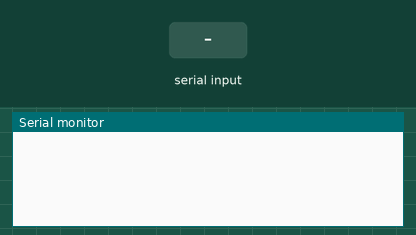
Simulated run of this program. Board: ESP32. Parts: the last lines printed to the serial monitor. The inputs (shaded band) are chosen by the test bench. WiFi joins after 1.5 s; servers stay silent unless stated; uploads are accepted with an empty reply.

Above: at 2.7 s.
2.8 s: "satisfied" received over the second serial link
At 3.1 s:
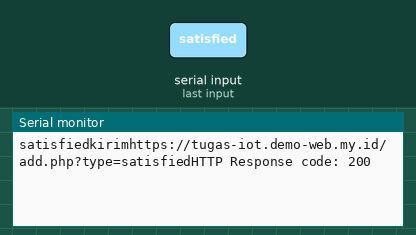
4.3 s: "very_satisfied" received over the second serial link
At 5.5 s:
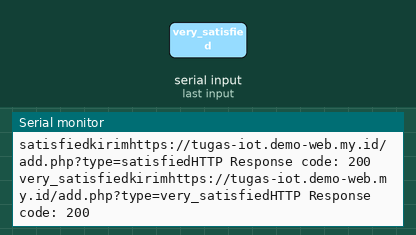
5.8 s: "less_satisfied" received over the second serial link
At 6.6 s:
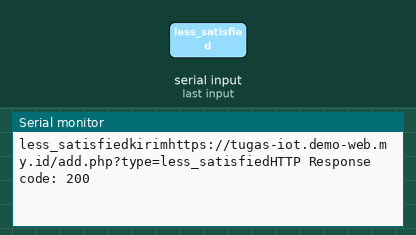
7.3 s: "1" received over the second serial link
At 7.7 s:
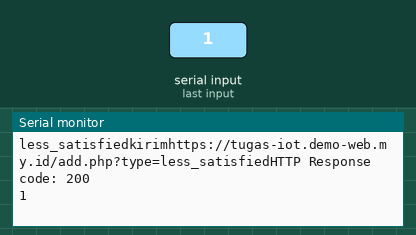

Measured:
- after the input at 2.8 s, the serial monitor: prints a new line at once (image 1)
- after the input at 4.3 s, the serial monitor: prints a new line at once (image 2)
- after the input at 5.8 s, the serial monitor: prints a new line at once (image 3)
- after the input at 7.3 s, the serial monitor: prints a new line at once (image 4)

The program:

main.cpp
```cpp
#include <Arduino.h>
#include <SoftwareSerial.h>
#include <WiFiManager.h>
// #include <ESP8266HTTPClient.h>
#include <HTTPClient.h>

#define pinTx 12
#define pinRx 14

SoftwareSerial serialPort;
WiFiManager wm;

String sendingData;

bool postDataSend = false;  // Flag untuk sendtoHTTPS

unsigned long currentMillis;
unsigned long prevMillis = 0;

String serverName = "https://tugas-iot.demo-web.my.id/add.php?";

void setup() {
  Serial.begin(115200);
  serialPort.begin(115200,SWSERIAL_8N1,pinRx,pinTx,false);
  if (!serialPort){
    Serial.println("Invalid SoftwareSerial pin configuration, check config");
    while (1) { // Don't continue with invalid configuration
      delay (1000);
      Serial.print('.');
    }
  }
  WiFi.mode(WIFI_STA);
  bool res;
  res = wm.autoConnect("IOT_ESP32");
}

void send() {

  while (postDataSend)
  {

    if(WiFi.status()== WL_CONNECTED){
      Serial.print("kirim");
      HTTPClient http;

      String type = "satisfied";

      String serverPath = serverName + "type=" + sendingData;

      Serial.print(serverPath);

      http.begin(serverPath.c_str());

      int httpResponseCode = http.GET();

      if (httpResponseCode>0) {
        Serial.print("HTTP Response code: ");
        Serial.println(httpResponseCode);
        postDataSend = false;
      } else {
        Serial.print("Error code: ");
        postDataSend = false;
      }
      // Free resources
      sendingData = "";
      http.end();

    }
    postDataSend = false;
  }
}

void loop() {
  currentMillis = millis();
  while(serialPort.available()){
    char data;
    data = serialPort.read();

    Serial.write(data);

    // sendingData = data;
    sendingData += data;


    prevMillis = currentMillis;
    postDataSend = true;
  }

  // if ((currentMillis - prevMillis >= 5000) && (sendingData.length() > 0))

  if(sendingData == "satisfied" || sendingData == "very_satisfied" || sendingData == "less_satisfied")
  {
    if(WiFi.status()== WL_CONNECTED){
      Serial.print("kirim");
      HTTPClient http;

      String type = "satisfied";

      String serverPath = serverName + "type=" + sendingData;

      Serial.print(serverPath);

      http.begin(serverPath.c_str());

      int httpResponseCode = http.GET();

      if (httpResponseCode>0) {
        Serial.print("HTTP Response code: ");
        Serial.println(httpResponseCode);
        postDataSend = false;
      } else {
        Serial.print("Error code: ");
        postDataSend = false;
      }
      // Free resources

      http.end();

    }


    postDataSend = false;
  }

  sendingData = "";
}
```
